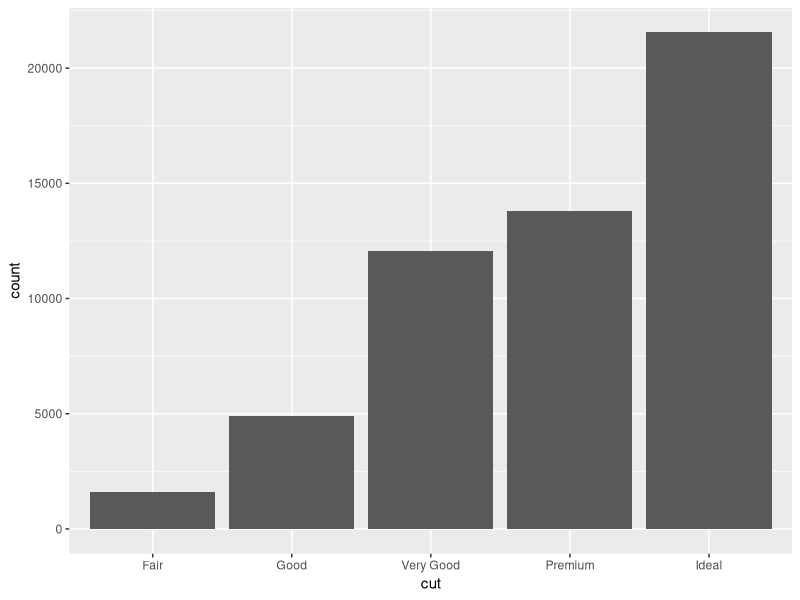
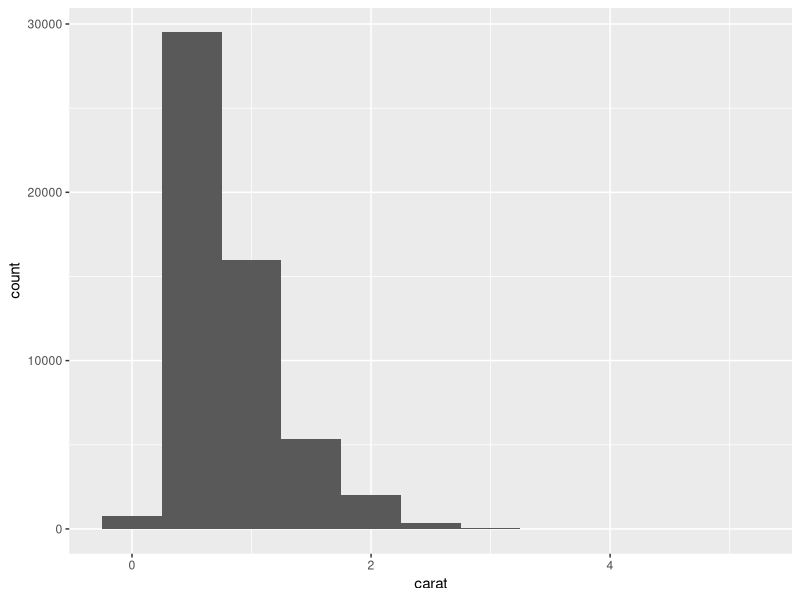
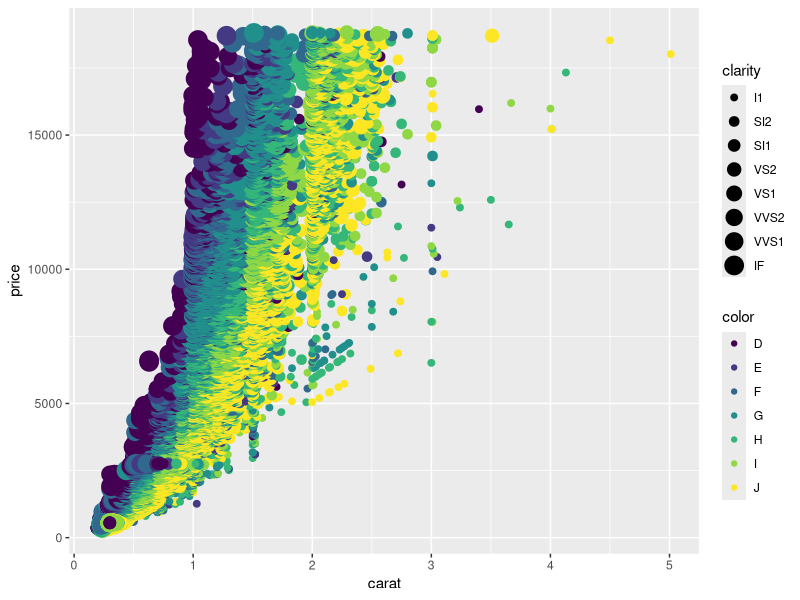
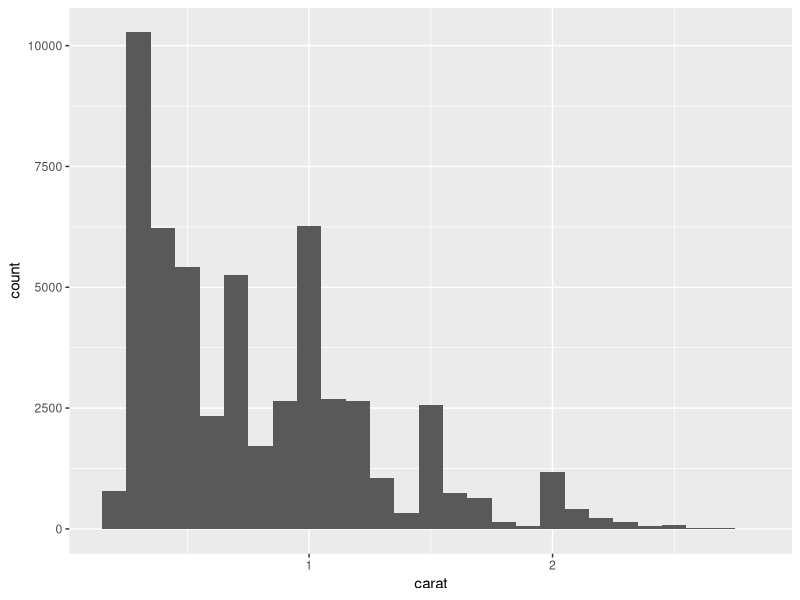
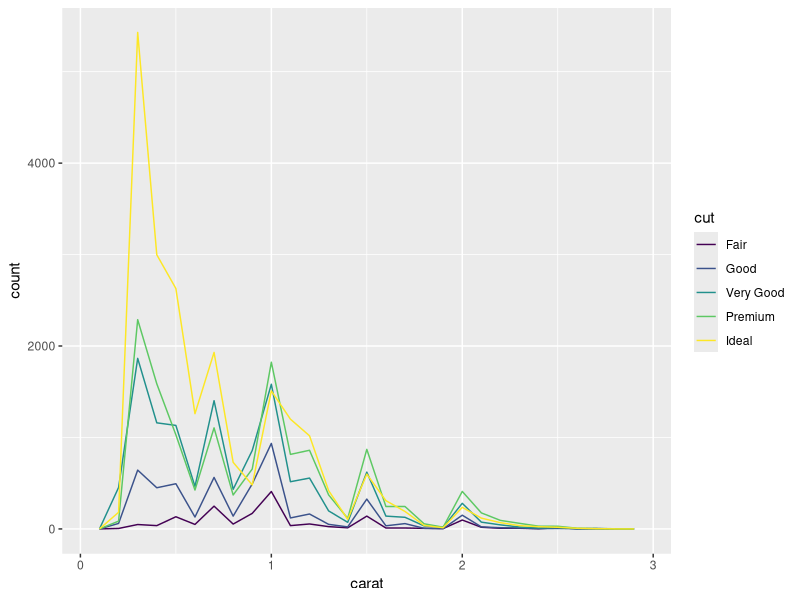
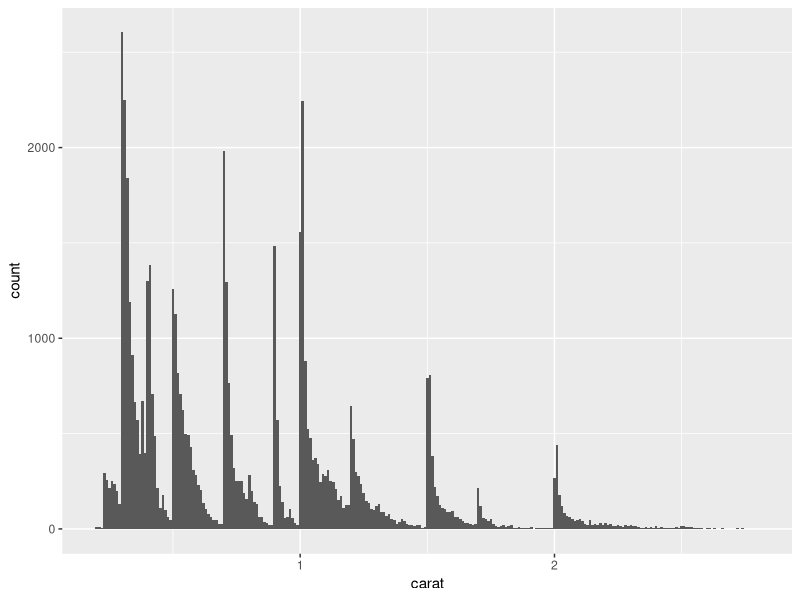
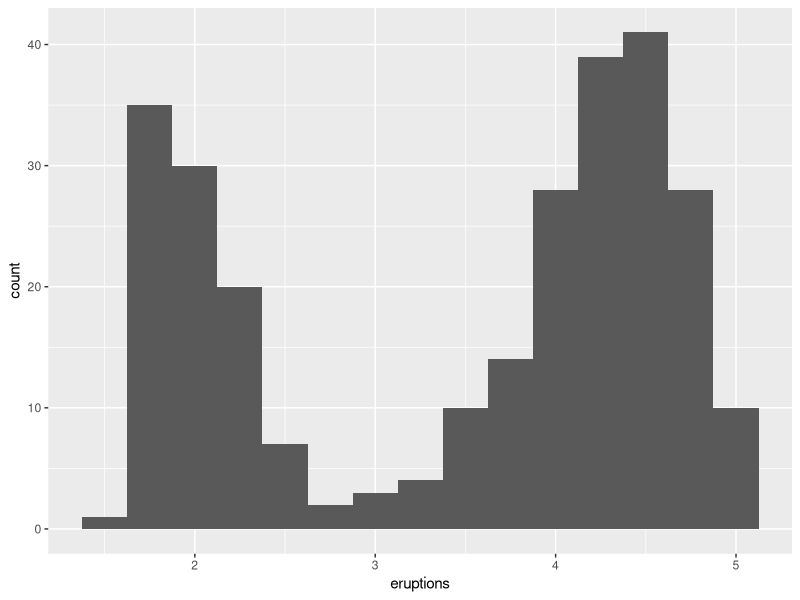
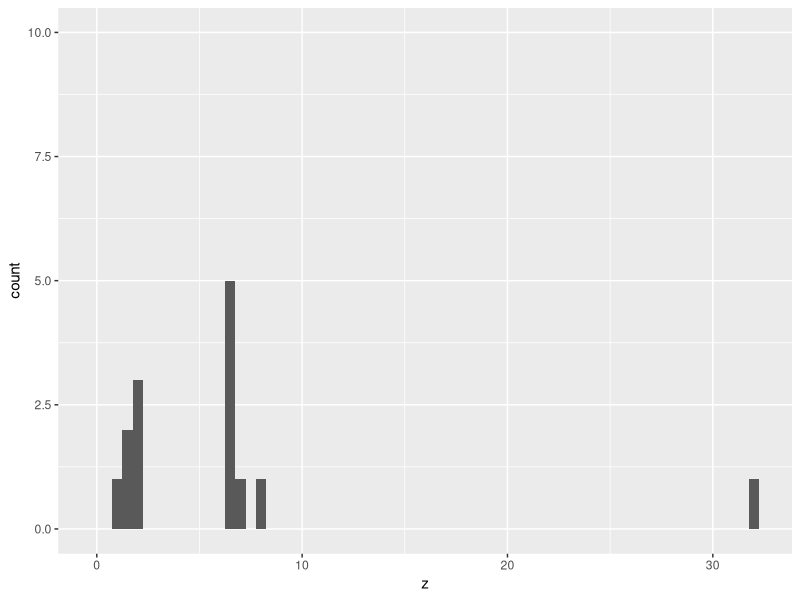

Reproduce these figures in R, in order. (Note: this script raises an error after producing the figures.)

# EDA and distribution ----------------------------------------------------
library(ggplot2)
library(dplyr)
library(gganimate)

ggplot(data = diamonds) +
  geom_bar(mapping = aes(x = cut))

diamonds %>%  count(cut)

# distribution of a continuous variable

ggplot(data = diamonds) +
  geom_histogram(mapping = aes(x = carat), binwidth = 0.5)

ggplot(diamonds, aes(carat, price,size = clarity, color = color, frame = depth )) +
  geom_point()


diamonds %>% 
  count(cut_width(carat, 0.5))

# for carat < 3 and binwidth  = 0.1

smaller <- diamonds %>% 
  filter(carat < 3)

ggplot(data = smaller, mapping = aes(x = carat)) +
  geom_histogram(binwidth = 0.1)

# to get the freq_plot

ggplot(data = smaller, mapping = aes(x = carat, colour = cut)) +
  geom_freqpoly(binwidth = 0.1)

ggplot(data = smaller, mapping = aes(x = carat)) +
  geom_histogram(binwidth = 0.01)

ggplot(data = faithful, mapping = aes(x = eruptions)) + 
  geom_histogram(binwidth = 0.25)

# distibution for each diamond

ggplot(diamonds, aes(x =z)) +  geom_histogram(binwidth = 0.5) +
  ylim(c(0,10))
  
  coord_cartesian(ylim = c(0,20))

diamonds %>% filter( z >30) %>%
  select(price,x,y,z) %>% arrange(z)

ggplot(diamonds, aes(x = price)) + geom_histogram(binwidth =100)


# count of diamonds with carat  = 0.99 & carat =1

diamonds %>% filter(carat ==1 | carat ==0.99) %>% group_by(carat) %>% summarise(n =n())

diamonds %>% filter(between(price,1000,15000)) %>%
  group_by(price) %>% summarise(n =n())
  
  mutate(ex_col = case_when(price %% 100 == 57 ~ "gandiv",
                            price %/% 100 == 27 ~"donshe"
                                       ))

# study of covariance
  ggplot(data = diamonds, mapping = aes(x = price)) + 
    geom_freqpoly(mapping = aes(colour = cut), binwidth = 500) + facet_wrap(~price)
 
  
